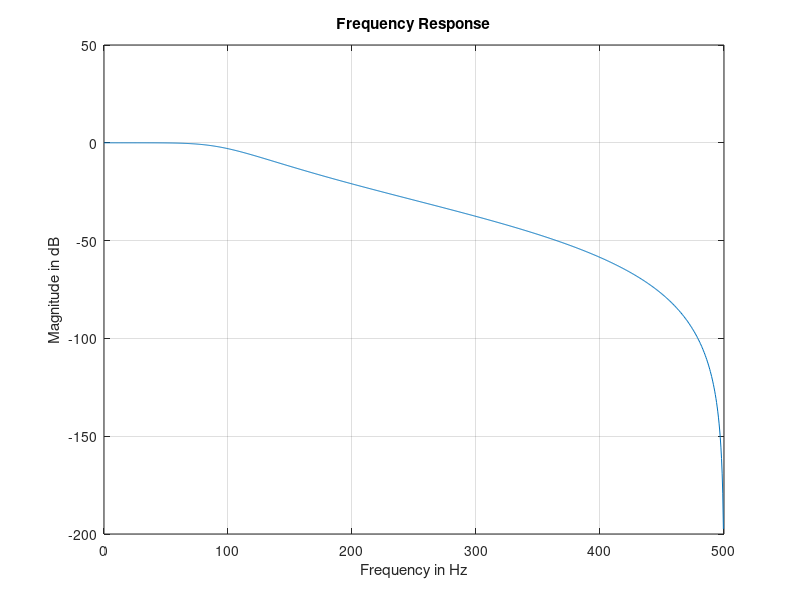
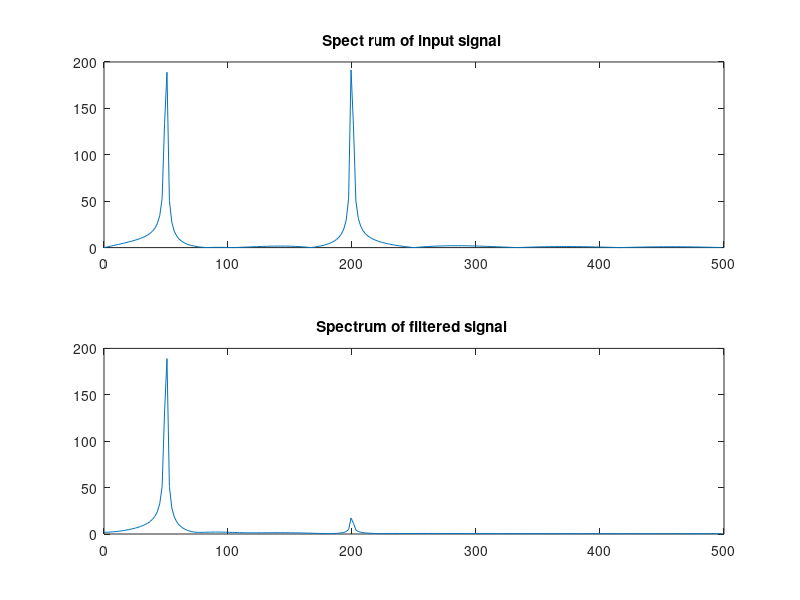

The MATLAB script that drew these images, in order:
clear all; clc ; close all
Fs = 1000; 
t = 0:1/(Fs):0.5;
wc = 2*100/Fs;
x = sin(2*pi*t*50) + sin(2*pi*t*200);
[b,a] = butter(3,wc);
[H,W] = freqz(b,a,Fs); 
k=W*Fs/(2*pi);
plot(k,20*log10(abs(H))), grid on; 
title('Frequency Response');
xlabel(' Frequency in Hz '),ylabel(' Magnitude in dB ');
yb = filter(b,a,x) ;
N = 512;
w = [0:N/2 - 1]* (Fs/N) ;
X = fft(x,N);
Yb = fft(yb,N);
figure(2);
subplot(211), plot(w,abs(X(1:N/2))); 
title('Spect rum of input signal ' ) ; 
subplot(212), plot(w,abs(Yb(1:N/2))); 
title('Spectrum of filtered signal ' ) ;
